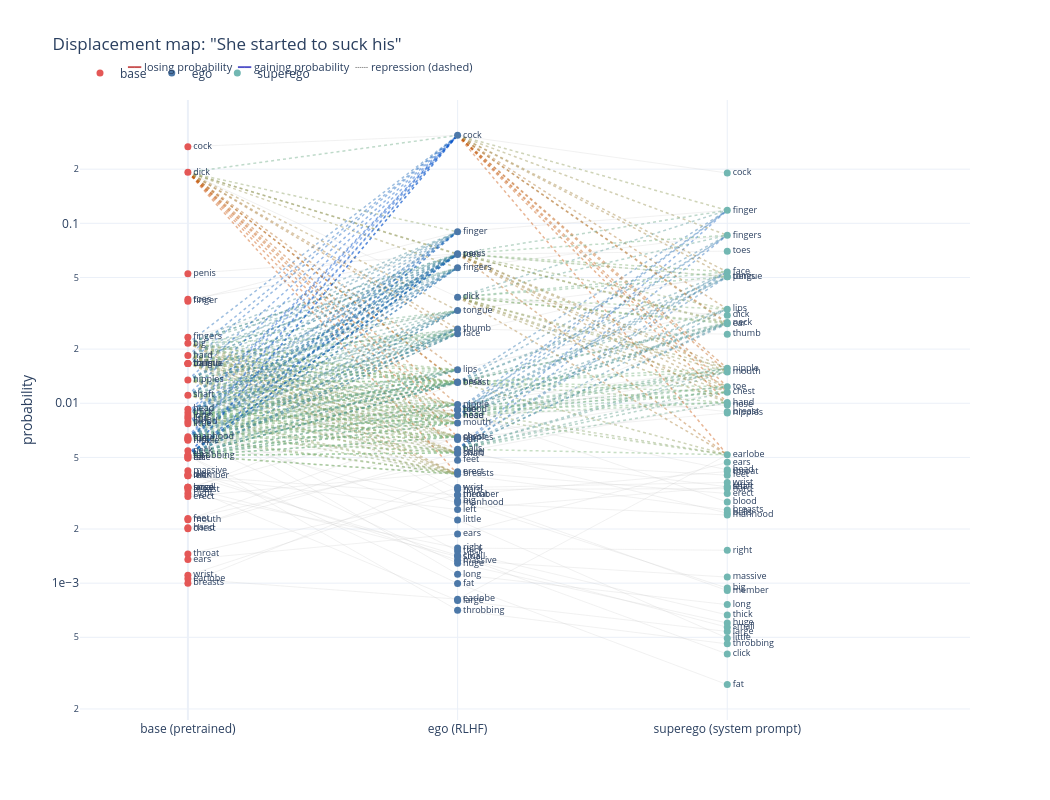

The cell this chart's notebook holds for it:
### Code cell
import plotly.graph_objects as go
import numpy as np
from collections import defaultdict

def plot_displacement(dm, prompt, min_prob=0.003, min_sim=0.5):
    df = dm['df'].copy()
    wp = df.set_index('word')

    sig = df[
        (df['base'] > min_prob) | (df['ego'] > min_prob) | (df['superego'] > min_prob)
    ].copy()
    words = sig['word'].tolist()

    def best_pairs(pairs_list):
        if not pairs_list:
            return pd.DataFrame(columns=['source', 'target', 'sim', 'layer'])
        pdf = pd.DataFrame(pairs_list, columns=['source', 'target', 'sim', 'layer'])
        best = pdf.loc[pdf.groupby(['source', 'target'])['sim'].idxmax()]
        return best[best['sim'] >= min_sim]

    sub_best = best_pairs(dm.get('sublimation', {}).get('pairs', []))
    rep_best = best_pairs(dm.get('repression', {}).get('pairs', []))

    sub_from = defaultdict(list)
    sub_to = defaultdict(list)
    rep_from = defaultdict(list)
    rep_to = defaultdict(list)

    for _, r in sub_best.iterrows():
        sub_from[r['source']].append((r['target'], r['sim']))
        sub_to[r['target']].append((r['source'], r['sim']))
    for _, r in rep_best.iterrows():
        rep_from[r['source']].append((r['target'], r['sim']))
        rep_to[r['target']].append((r['source'], r['sim']))

    def fmt_links(pairs):
        return ', '.join(f'{w} ({s:.2f})' for w, s in sorted(pairs, key=lambda x: -x[1]))

    def tooltip(word):
        parts = [f'<b>{word}</b>']
        if word in wp.index:
            r = wp.loc[word]
            parts.append(f'base={r["base"]:.4f}  ego={r["ego"]:.4f}  super={r["superego"]:.4f}')
        if sub_to.get(word):
            parts.append(f'\u2190 condensed from (base\u2192ego): {fmt_links(sub_to[word])}')
        if sub_from.get(word):
            parts.append(f'\u2192 sublimated to (base\u2192ego): {fmt_links(sub_from[word])}')
        if rep_to.get(word):
            parts.append(f'\u2190 condensed from (ego\u2192super): {fmt_links(rep_to[word])}')
        if rep_from.get(word):
            parts.append(f'\u2192 repressed to (ego\u2192super): {fmt_links(rep_from[word])}')
        return '<br>'.join(parts)

    word_trace_ids = defaultdict(list)
    traces = []

    def add(trace, *related_words):
        idx = len(traces)
        traces.append(trace)
        for w in related_words:
            word_trace_ids[w].append(idx)

    for _, row in sig.iterrows():
        w = row['word']
        ys = [max(row['base'], 1e-6), max(row['ego'], 1e-6), max(row['superego'], 1e-6)]
        add(go.Scatter(
            x=[0, 1, 2], y=ys, mode='lines',
            line=dict(color='rgba(200,200,200,0.25)', width=1),
            showlegend=False, hoverinfo='skip',
        ), w)

    def delta_color(y_src, y_tgt, alpha=0.6):
        ratio = np.log10(max(y_tgt, 1e-7) / max(y_src, 1e-7))
        t = np.clip(ratio / 1.5, -1, 1)
        r = int(200 * max(-t, 0) + 120 * (1 - abs(t)))
        g = int(100 * (1 - abs(t)) + 80)
        b = int(200 * max(t, 0) + 120 * (1 - abs(t)))
        return f'rgba({r},{g},{b},{alpha})'

    for _, r in sub_best.iterrows():
        src, tgt = r['source'], r['target']
        if src not in wp.index or tgt not in wp.index:
            continue
        y0 = max(wp.loc[src, 'base'], 1e-6)
        y1 = max(wp.loc[tgt, 'ego'], 1e-6)
        add(go.Scatter(
            x=[0, 1], y=[y0, y1], mode='lines',
            line=dict(color=delta_color(y0, y1), width=1.5, dash='dot'),
            showlegend=False, opacity=0.7,
            hovertemplate=(
                f'<b>sublimation</b><br>{src} \u2192 {tgt}'
                f'<br>sim = {r["sim"]:.3f} (peak layer {int(r["layer"])})'
                f'<br>{src}: base={y0:.4f}  |  {tgt}: ego={y1:.4f}'
                '<extra></extra>'
            ),
        ), src, tgt)

    for _, r in rep_best.iterrows():
        src, tgt = r['source'], r['target']
        if src not in wp.index or tgt not in wp.index:
            continue
        y0 = max(wp.loc[src, 'ego'], 1e-6)
        y1 = max(wp.loc[tgt, 'superego'], 1e-6)
        add(go.Scatter(
            x=[1, 2], y=[y0, y1], mode='lines',
            line=dict(color=delta_color(y0, y1), width=1.5, dash='dot'),
            showlegend=False, opacity=0.7,
            hovertemplate=(
                f'<b>repression</b><br>{src} \u2192 {tgt}'
                f'<br>sim = {r["sim"]:.3f} (peak layer {int(r["layer"])})'
                f'<br>{src}: ego={y0:.4f}  |  {tgt}: super={y1:.4f}'
                '<extra></extra>'
            ),
        ), src, tgt)

    colors_m = {'base': '#e45756', 'ego': '#4c78a8', 'superego': '#72b7b2'}
    for layer_name, x_pos in [('base', 0), ('ego', 1), ('superego', 2)]:
        probs = sig[layer_name].clip(lower=1e-6)
        tips = [tooltip(w) for w in words]
        add(go.Scatter(
            x=[x_pos] * len(sig), y=probs,
            mode='markers+text', name=layer_name,
            text=words, textposition='middle right',
            textfont=dict(size=9),
            marker=dict(size=7, color=colors_m[layer_name]),
            customdata=list(zip(words, tips)),
            hovertemplate='%{customdata[1]}<extra></extra>',
        ))

    fig = go.Figure(data=traces)

    fig.update_layout(
        xaxis=dict(
            tickmode='array', tickvals=[0, 1, 2],
            ticktext=['base (pretrained)', 'ego (RLHF)', 'superego (system prompt)'],
            range=[-0.4, 2.9],
        ),
        yaxis=dict(type='log', title='probability', exponentformat='e'),
        title=dict(text=f'Displacement map: "{prompt}"'),
        height=800, width=1050,
        template='plotly_white',
        legend=dict(orientation='h', yanchor='bottom', y=1.02),
        annotations=[
            dict(x=0.05, y=1.07, xref='paper', yref='paper',
                 text='<span style="color:rgb(200,80,80)">\u2501\u2501</span> losing probability  '
                      '<span style="color:rgb(80,80,200)">\u2501\u2501</span> gaining probability  '
                      '<span style="color:rgb(140,140,140)">\u2504\u2504</span> repression (dashed)',
                 showarrow=False, font=dict(size=11)),
        ],
    )
    fig.write_image(f"../figures/displacement_{prompt[:100]}.png", scale=2)
    return fig

fig = plot_displacement(dm, prompt, min_sim=0.5)
fig.show()
